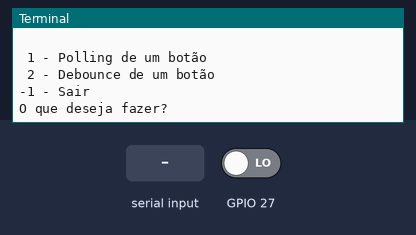
A program run on a simulated Raspberry Pi (BCM pin numbers). Shown: the last lines printed to the terminal. The test bench sets the inputs (shaded band); at power-on: GPIO 27 LOW.

Above: at 1.2 s.
1.3 s: "1" typed at the terminal, then Enter
At 2.2 s:
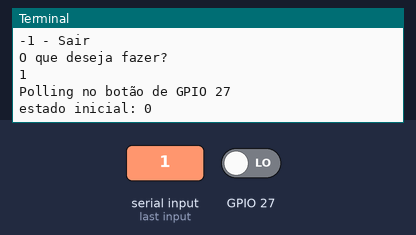
2.8 s: GPIO 27 driven HIGH
At 3.4 s:
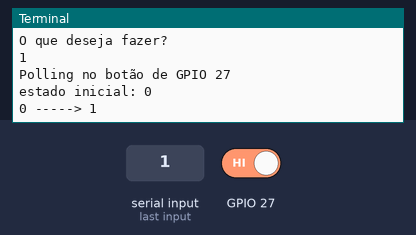
4.3 s: GPIO 27 driven LOW
At 5.7 s:
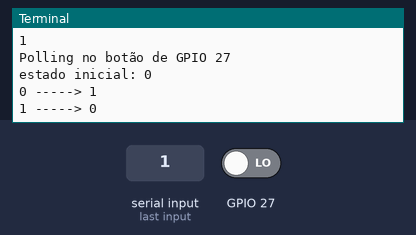

The program:

Exercicio3.py
```python
import os
import RPi.GPIO as GPIO
import time

def polling(btns_gpio):

    try:
        btn = btns_gpio[1]
        GPIO.cleanup()
        GPIO.setmode(GPIO.BCM)
        GPIO.setup(btn, GPIO.IN)

        print(f"Polling no botão de GPIO {btn}")

        estado = GPIO.input(btn)

        print(f"estado inicial: {estado}")

        while True:
            # estado inicial -> estado_novo
            if estado != GPIO.input(btn):
                print(f"{estado} -----> {GPIO.input(btn)}")
                estado = GPIO.input(btn)

            time.sleep(0.01)

    except KeyboardInterrupt:

        print(f"\nPrograma interrompido")
        print("Pressione qualquer tecla para continuar...")
        input()
        print("Fechando o bar...")
        GPIO.cleanup()

    finally:

        print("Fechando o bar...")
        GPIO.cleanup()

def main():
    leds_gpio = (7, 8, 12, 19, 25, 26)
    pwm_gpio = (23, 24)
    btns_gpio = (22, 27)

    while True:
        try:
            print("\n 1 - Polling de um botão")
            print(" 2 - Debounce de um botão")
            print("-1 - Sair")

            option = int(input("O que deseja fazer? "))

            if option == 1:
                polling(btns_gpio)
            elif option == 2:
                pass
                #debouncing(btns_gpio)
            elif option == -1:
                break

        except RuntimeError as e:
                print(f"Erro: {e}")
                print("Pressione qualquer tecla para continuar")
                input()
                os.system("clear")

if __name__ == '__main__':
    main()
```

Measured:
- after the input at 1.3 s, the terminal: prints a new line at once (image 1)
- after the input at 2.8 s, the terminal: prints a new line at once (image 2)
- after the input at 4.3 s, the terminal: prints a new line at once (image 3)
